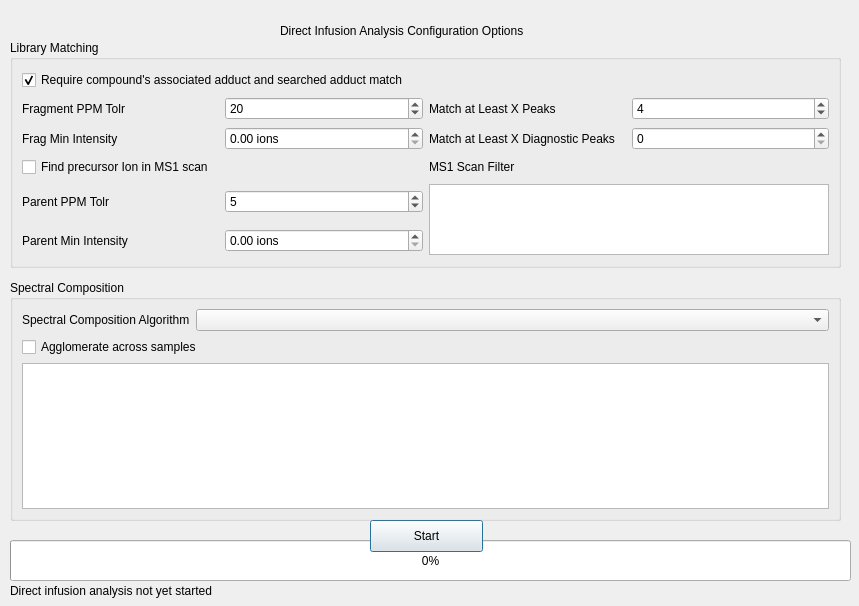
<?xml version="1.0" encoding="UTF-8"?>
<ui version="4.0">
 <class>directInfusionDialog</class>
 <widget class="QDialog" name="directInfusionDialog">
  <property name="geometry">
   <rect>
    <x>0</x>
    <y>0</y>
    <width>859</width>
    <height>606</height>
   </rect>
  </property>
  <property name="windowTitle">
   <string>Analyze Direct Infusion Samples</string>
  </property>
  <property name="modal">
   <bool>true</bool>
  </property>
  <widget class="QProgressBar" name="progressBar">
   <property name="geometry">
    <rect>
     <x>10</x>
     <y>540</y>
     <width>841</width>
     <height>41</height>
    </rect>
   </property>
   <property name="value">
    <number>0</number>
   </property>
  </widget>
  <widget class="QLabel" name="lblProgressMsg">
   <property name="geometry">
    <rect>
     <x>10</x>
     <y>580</y>
     <width>841</width>
     <height>21</height>
    </rect>
   </property>
   <property name="text">
    <string>Direct infusion analysis not yet started</string>
   </property>
  </widget>
  <widget class="QPushButton" name="start">
   <property name="geometry">
    <rect>
     <x>370</x>
     <y>520</y>
     <width>113</width>
     <height>32</height>
    </rect>
   </property>
   <property name="text">
    <string>Start</string>
   </property>
  </widget>
  <widget class="QGroupBox" name="libraryMatchingGroup">
   <property name="geometry">
    <rect>
     <x>10</x>
     <y>40</y>
     <width>831</width>
     <height>228</height>
    </rect>
   </property>
   <property name="title">
    <string>Library Matching</string>
   </property>
   <layout class="QGridLayout" name="gridLayout">
    <item row="0" column="0" colspan="4">
     <widget class="QCheckBox" name="isRequireAdductMatch">
      <property name="text">
       <string>Require compound's associated adduct and searched adduct match</string>
      </property>
      <property name="checked">
       <bool>true</bool>
      </property>
     </widget>
    </item>
    <item row="1" column="0">
     <widget class="QLabel" name="lblFragTol">
      <property name="text">
       <string>Fragment PPM Tolr</string>
      </property>
     </widget>
    </item>
    <item row="1" column="1">
     <widget class="QSpinBox" name="spnFragTol">
      <property name="value">
       <number>20</number>
      </property>
     </widget>
    </item>
    <item row="1" column="2">
     <widget class="QLabel" name="lblMatchXPeaks">
      <property name="text">
       <string>Match at Least X Peaks</string>
      </property>
     </widget>
    </item>
    <item row="1" column="3">
     <widget class="QSpinBox" name="spnMatchXPeaks">
      <property name="minimum">
       <number>0</number>
      </property>
      <property name="maximum">
       <number>999999999</number>
      </property>
      <property name="value">
       <number>4</number>
      </property>
     </widget>
    </item>
    <item row="2" column="0">
     <widget class="QLabel" name="lblFragMinIntensity">
      <property name="text">
       <string>Frag Min Intensity</string>
      </property>
     </widget>
    </item>
    <item row="2" column="1">
     <widget class="QDoubleSpinBox" name="spnFragMinIntensity">
      <property name="suffix">
       <string> ions</string>
      </property>
      <property name="maximum">
       <double>1000000000000000000.000000000000000</double>
      </property>
     </widget>
    </item>
    <item row="2" column="2">
     <widget class="QLabel" name="lblMatchDiagnostic">
      <property name="text">
       <string>Match at Least X Diagnostic Peaks</string>
      </property>
     </widget>
    </item>
    <item row="4" column="0">
     <widget class="QLabel" name="lblParTol">
      <property name="text">
       <string>Parent PPM Tolr</string>
      </property>
     </widget>
    </item>
    <item row="4" column="1">
     <widget class="QSpinBox" name="spnParTol">
      <property name="value">
       <number>5</number>
      </property>
     </widget>
    </item>
    <item row="4" column="2" rowspan="2" colspan="2">
     <widget class="QTextEdit" name="txtMs1ScanFilter"/>
    </item>
    <item row="5" column="0">
     <widget class="QLabel" name="lblParentMinIntensity">
      <property name="text">
       <string>Parent Min Intensity</string>
      </property>
     </widget>
    </item>
    <item row="5" column="1">
     <widget class="QDoubleSpinBox" name="spnParentMinIntensity">
      <property name="suffix">
       <string> ions</string>
      </property>
      <property name="maximum">
       <double>100000000000000000.000000000000000</double>
      </property>
     </widget>
    </item>
    <item row="2" column="3">
     <widget class="QSpinBox" name="spnMatchXDiagnosticPeaks">
      <property name="maximum">
       <number>9999999</number>
      </property>
     </widget>
    </item>
    <item row="3" column="0" colspan="2">
     <widget class="QCheckBox" name="chkFindPrecursorIon">
      <property name="text">
       <string>Find precursor Ion in MS1 scan</string>
      </property>
     </widget>
    </item>
    <item row="3" column="2" colspan="2">
     <widget class="QLabel" name="lblMs1ScanFilter">
      <property name="text">
       <string>MS1 Scan Filter</string>
      </property>
     </widget>
    </item>
   </layout>
  </widget>
  <widget class="QGroupBox" name="spectralDeconvolutionGroup">
   <property name="geometry">
    <rect>
     <x>10</x>
     <y>280</y>
     <width>831</width>
     <height>241</height>
    </rect>
   </property>
   <property name="title">
    <string>Spectral Composition</string>
   </property>
   <layout class="QFormLayout" name="formLayout">
    <item row="0" column="0">
     <widget class="QLabel" name="lblSpecDeconvAlg">
      <property name="text">
       <string>Spectral Composition Algorithm</string>
      </property>
     </widget>
    </item>
    <item row="0" column="1">
     <widget class="QComboBox" name="cmbSpectralDeconvolutionAlgorithm"/>
    </item>
    <item row="2" column="0" colspan="2">
     <widget class="QTextBrowser" name="txtSpecCompDescription"/>
    </item>
    <item row="1" column="0" colspan="2">
     <widget class="QCheckBox" name="chkAgglomerateAcrossSamples">
      <property name="text">
       <string>Agglomerate across samples</string>
      </property>
     </widget>
    </item>
   </layout>
  </widget>
  <widget class="QLabel" name="lblHeader">
   <property name="geometry">
    <rect>
     <x>280</x>
     <y>20</y>
     <width>281</width>
     <height>21</height>
    </rect>
   </property>
   <property name="text">
    <string>Direct Infusion Analysis Configuration Options</string>
   </property>
  </widget>
 </widget>
 <resources/>
 <connections/>
</ui>
